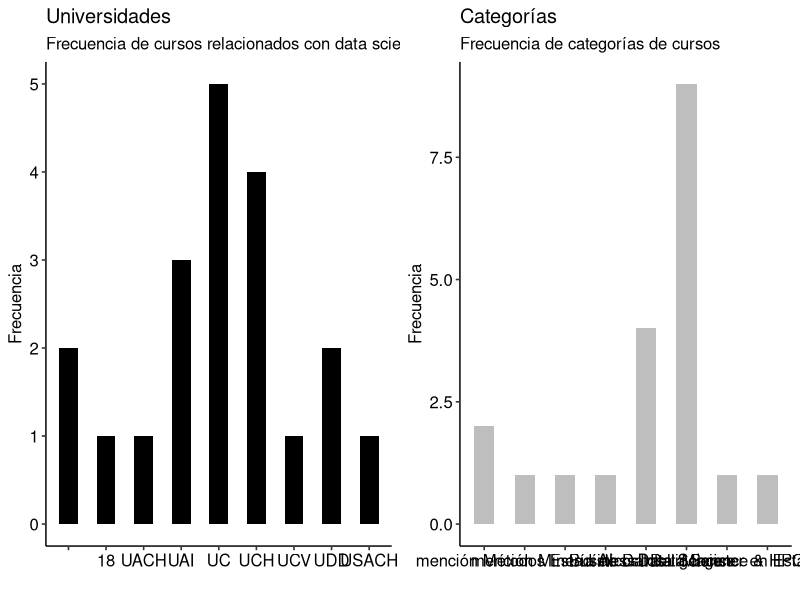

R code for this plot:
## ---- chunk 1
knitr::opts_chunk$set(echo = TRUE)
## ---- chunk 2
library(readr)
library(knitr)
data <- read.csv("data.csv")
kable(data)
## ---- chunk 3
library(ggplot2)
library(gridExtra)
library(ggpubr)

theme_set(theme_pubr())

freqtable1 <- table(data$university)
df1 <- as.data.frame.table(freqtable1)

g1 <- ggplot(df1, aes(Var1, Freq))
g1 <- g1 + geom_bar(stat="identity", width = 0.5, fill="black") + 
  labs(title="Universidades", 
       subtitle="Frecuencia de cursos relacionados con data science",
       x="",
       y="Frecuencia")

freqtable2 <- table(data$category)
df2 <- as.data.frame.table(freqtable2)

g2 <- ggplot(df2, aes(Var1, Freq))
g2 <- g2 + geom_bar(stat="identity", width = 0.5, fill="grey") + 
  labs(title="Categorías", 
       subtitle="Frecuencia de categorías de cursos",
       x="",
       y="Frecuencia")

grid.arrange(g1,g2, ncol=2)

